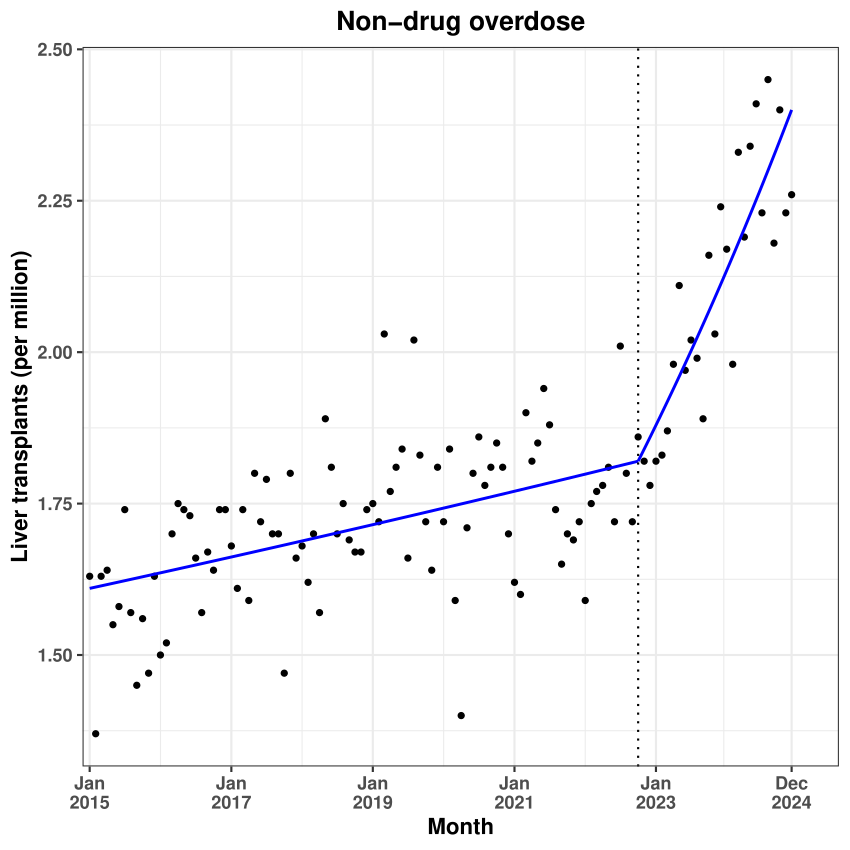

Generate this figure with R:
rm(list = ls())

pacman::p_load(readr, dplyr, ggplot2, lubridate, here)

# ---------------------------
# 1. Read & clean data
# ---------------------------

file <- file.path(here(), "code", "submission 2", 
                  "SupplementaryFigure 2", "data", "Liver OD nonOD JP data.csv")  # tab-delimited

df <- read_tsv(file, show_col_types = FALSE)

names(df) <- gsub("\ufeff", "", names(df))
names(df) <- gsub("Ôªø", "", names(df))  # Handle BOM rendered as text
names(df) <- trimws(names(df))

# Ensure Month column exists (handle various encodings)
if (!"Month" %in% names(df)) {
  month_col <- grep("Month", names(df), value = TRUE, ignore.case = TRUE)[1]
  if (!is.na(month_col)) {
    names(df)[names(df) == month_col] <- "Month"
  }
}

# ---------------------------
# 2. Filter to MoD 2 & create dates
# ---------------------------

df_plot <- df %>%
  filter(Donor_MoD == 2) %>%
  mutate(
    # Clean Flag column - convert string "NA" to actual NA
    Flag = ifelse(Flag == "NA" | is.na(Flag), NA_character_, Flag),
    Date = as.Date("2015-01-01") %m+% months(Month - 1),
    Observed = `Crude Rate`,
    Fitted = Model
  )

start_date <- as.Date("2015-01-01")
end_date <- as.Date("2024-12-01")

df_plot <- df_plot %>%
  filter(Date >= start_date, Date <= end_date)

# ---------------------------
# 3. Build smooth log-linear curves between joinpoints
# ---------------------------

# Function to extract segment endpoints
get_segment_endpoints <- function(data) {
  data %>%
    arrange(Date) %>%
    mutate(
      is_joinpoint = grepl("Joinpoint", Flag, ignore.case = TRUE),
      is_start = row_number() == 1,
      is_end = row_number() == n()
    ) %>%
    filter(is_joinpoint | is_start | is_end) %>%
    select(Date, Fitted)
}

# Get segment endpoints
segment_points <- get_segment_endpoints(df_plot)

# Function to interpolate exponential curve between two points
interpolate_exp_curve <- function(date1, y1, date2, y2, n_points = 100) {
  
  # Convert dates to numeric (days since origin)
  t1 <- as.numeric(date1)
  t2 <- as.numeric(date2)
  
  # Handle edge case where y1 or y2 is zero or negative
  if (y1 <= 0 | y2 <= 0) {
    # Fall back to linear interpolation
    t_seq <- seq(t1, t2, length.out = n_points)
    y_seq <- seq(y1, y2, length.out = n_points)
  } else {
    # Calculate exponential parameters
    b <- log(y2 / y1) / (t2 - t1)
    
    # Generate sequence of time points
    t_seq <- seq(t1, t2, length.out = n_points)
    
    # Calculate y values along exponential curve
    y_seq <- y1 * exp(b * (t_seq - t1))
  }
  
  data.frame(
    Date = as.Date(t_seq, origin = "1970-01-01"),
    Fitted_smooth = y_seq
  )
}

# Build smooth curves for each segment
smooth_curves <- segment_points %>%
  arrange(Date) %>%
  mutate(
    Date_end = lead(Date),
    Fitted_end = lead(Fitted),
    segment_id = row_number()
  ) %>%
  filter(!is.na(Date_end))

# Generate interpolated points for all segments
smooth_lines_list <- list()

for (i in 1:nrow(smooth_curves)) {
  row <- smooth_curves[i, ]
  
  curve_points <- interpolate_exp_curve(
    date1 = row$Date,
    y1 = row$Fitted,
    date2 = row$Date_end,
    y2 = row$Fitted_end,
    n_points = 100
  )
  
  curve_points$segment_id <- row$segment_id
  
  smooth_lines_list[[i]] <- curve_points
}

smooth_lines_df <- bind_rows(smooth_lines_list)

# ---------------------------
# 4. Joinpoint locations (for vertical lines)
# ---------------------------

jp_df <- df_plot %>%
  filter(grepl("Joinpoint", Flag, ignore.case = TRUE)) %>%
  distinct(Date)

# ---------------------------
# 5. Axis ticks
# ---------------------------

breaks <- as.Date(c(
  "2015-01-01",
  "2017-01-01",
  "2019-01-01",
  "2021-01-01",
  "2023-01-01",
  "2024-12-01"
))

labels <- c(
  "Jan\n2015", "Jan\n2017", "Jan\n2019",
  "Jan\n2021", "Jan\n2023", "Dec\n2024"
)

# ---------------------------
# 6. Plot
# ---------------------------

p <- ggplot(df_plot, aes(x = Date)) +
  geom_point(aes(y = Observed), color = "black", size = 1.5) +
  # Smooth log-linear curves
  geom_line(
    data = smooth_lines_df,
    aes(x = Date, y = Fitted_smooth, group = segment_id),
    color = "blue",
    linewidth = 1
  ) +
  geom_vline(
    data = jp_df,
    aes(xintercept = Date),
    linetype = "dotted"
  ) +
  scale_x_date(
    breaks = breaks,
    labels = labels,
    limits = c(start_date, as.Date("2024-12-31") + 30),
    expand = expansion(mult = c(0.01, 0.05))
  ) +
  labs(
    title = "Non-drug overdose",
    x = "Month",
    y = "Liver transplants (per million)"
  ) +
  theme_bw(base_size = 16) +
  theme(
    legend.position = "none",
    plot.title = element_text(face = "bold", hjust = 0.5),
    axis.title.x = element_text(face = "bold"),
    axis.title.y = element_text(face = "bold"),
    axis.text = element_text(face = "bold")
  )

# ---------------------------
# 7. Print plot
# ---------------------------

print(p)

ggsave(file.path(here(), "code", "submission 2", "SupplementaryFigure 2", "SupplementaryFigure 2.pdf"), 
       p, 
       device = "pdf", 
       height = 8.5, 
       width = 8.5, 
       units = "in")
